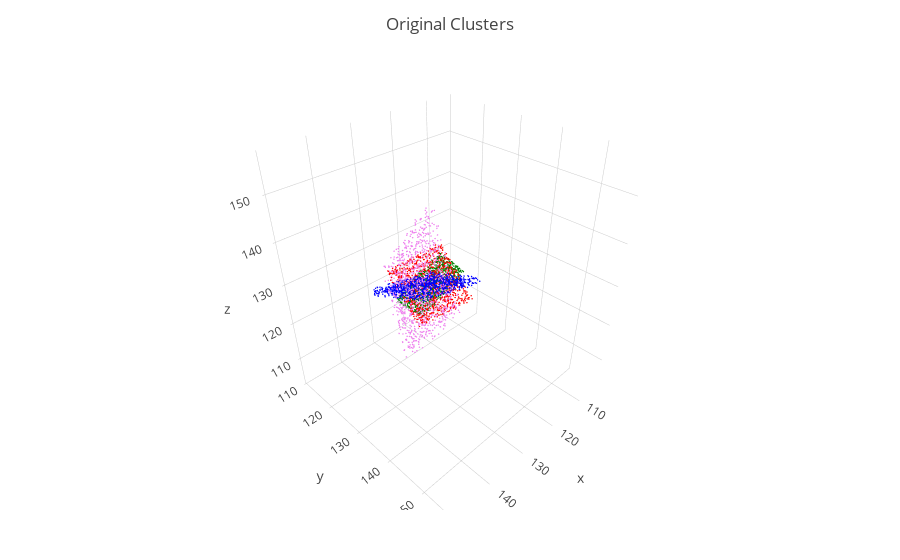

Notebook code for this chart:
### Code cell
trace1 = scatter3d(;x=data_original[1,:], y=data_original[2,:], z=data_original[3,:], mode="markers", marker_size=0.5, marker_color=map(x->cDict[string(Int(x))], trueLab))
layout = Layout(;title="Original Clusters");
plot(trace1,layout)
#trace2 = scatter3d(;x=data_original[1,1:2], y=[minimum(data_original[2,:]),maximum(data_original[2,:])], z=[minimum(data_original[3,:]),maximum(data_original[3,:])], mode="lines")

### Figure 1 — Plotly figure (JSON) as saved in the notebook; plotly's stock layout.template omitted (floating-point values rounded to 4 significant figures; data arrays with more than 128 entries replaced by an {"elided": "..."} marker saying what was removed)
{"data": [{"marker": {"color": {"elided": "4000 str values"}, "size": 0.5}, "mode": "markers", "type": "scatter3d", "x": {"elided": "4000 float values"}, "y": {"elided": "4000 float values"}, "z": {"elided": "4000 float values"}}], "layout": {"margin": {"b": 50, "l": 50, "r": 50, "t": 60}, "title": "Original Clusters"}}
